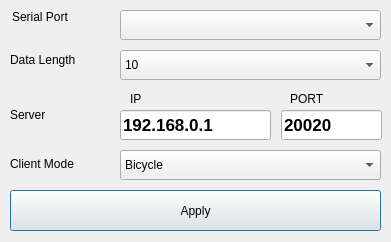
<?xml version="1.0" encoding="UTF-8"?>
<ui version="4.0">
 <class>settingdialog</class>
 <widget class="QDialog" name="settingdialog">
  <property name="geometry">
   <rect>
    <x>0</x>
    <y>0</y>
    <width>391</width>
    <height>242</height>
   </rect>
  </property>
  <property name="minimumSize">
   <size>
    <width>391</width>
    <height>242</height>
   </size>
  </property>
  <property name="maximumSize">
   <size>
    <width>391</width>
    <height>242</height>
   </size>
  </property>
  <property name="windowTitle">
   <string>Dialog</string>
  </property>
  <property name="layoutDirection">
   <enum>Qt::LeftToRight</enum>
  </property>
  <widget class="QLabel" name="label_2">
   <property name="geometry">
    <rect>
     <x>10</x>
     <y>50</y>
     <width>101</width>
     <height>20</height>
    </rect>
   </property>
   <property name="text">
    <string>Data Length</string>
   </property>
  </widget>
  <widget class="QLabel" name="label">
   <property name="geometry">
    <rect>
     <x>12</x>
     <y>7</y>
     <width>101</width>
     <height>20</height>
    </rect>
   </property>
   <property name="text">
    <string>Serial Port</string>
   </property>
  </widget>
  <widget class="QComboBox" name="cbDataLength">
   <property name="geometry">
    <rect>
     <x>120</x>
     <y>50</y>
     <width>261</width>
     <height>30</height>
    </rect>
   </property>
   <property name="toolTipDuration">
    <number>-2</number>
   </property>
   <property name="layoutDirection">
    <enum>Qt::LeftToRight</enum>
   </property>
   <property name="currentIndex">
    <number>4</number>
   </property>
   <item>
    <property name="text">
     <string>6</string>
    </property>
   </item>
   <item>
    <property name="text">
     <string>7</string>
    </property>
   </item>
   <item>
    <property name="text">
     <string>8</string>
    </property>
   </item>
   <item>
    <property name="text">
     <string>9</string>
    </property>
   </item>
   <item>
    <property name="text">
     <string>10</string>
    </property>
   </item>
   <item>
    <property name="text">
     <string>11</string>
    </property>
   </item>
   <item>
    <property name="text">
     <string>12</string>
    </property>
   </item>
  </widget>
  <widget class="QComboBox" name="cbPorts">
   <property name="geometry">
    <rect>
     <x>120</x>
     <y>10</y>
     <width>261</width>
     <height>30</height>
    </rect>
   </property>
   <property name="layoutDirection">
    <enum>Qt::LeftToRight</enum>
   </property>
  </widget>
  <widget class="QLabel" name="label_5">
   <property name="geometry">
    <rect>
     <x>290</x>
     <y>90</y>
     <width>67</width>
     <height>17</height>
    </rect>
   </property>
   <property name="text">
    <string>PORT</string>
   </property>
  </widget>
  <widget class="QLabel" name="label_4">
   <property name="geometry">
    <rect>
     <x>130</x>
     <y>90</y>
     <width>67</width>
     <height>17</height>
    </rect>
   </property>
   <property name="text">
    <string>IP</string>
   </property>
  </widget>
  <widget class="QLineEdit" name="tbServerPort">
   <property name="geometry">
    <rect>
     <x>281</x>
     <y>110</y>
     <width>101</width>
     <height>30</height>
    </rect>
   </property>
   <property name="font">
    <font>
     <pointsize>13</pointsize>
     <weight>75</weight>
     <bold>true</bold>
    </font>
   </property>
   <property name="text">
    <string>20020</string>
   </property>
  </widget>
  <widget class="QLineEdit" name="tbServerIP">
   <property name="geometry">
    <rect>
     <x>120</x>
     <y>110</y>
     <width>151</width>
     <height>30</height>
    </rect>
   </property>
   <property name="font">
    <font>
     <pointsize>13</pointsize>
     <weight>75</weight>
     <bold>true</bold>
    </font>
   </property>
   <property name="text">
    <string>192.168.0.1</string>
   </property>
  </widget>
  <widget class="QLabel" name="label_3">
   <property name="geometry">
    <rect>
     <x>10</x>
     <y>104</y>
     <width>101</width>
     <height>21</height>
    </rect>
   </property>
   <property name="text">
    <string>Server</string>
   </property>
  </widget>
  <widget class="QLabel" name="label_6">
   <property name="geometry">
    <rect>
     <x>10</x>
     <y>154</y>
     <width>101</width>
     <height>20</height>
    </rect>
   </property>
   <property name="text">
    <string>Client Mode</string>
   </property>
  </widget>
  <widget class="QComboBox" name="cbMode">
   <property name="geometry">
    <rect>
     <x>120</x>
     <y>150</y>
     <width>261</width>
     <height>30</height>
    </rect>
   </property>
   <property name="toolTipDuration">
    <number>-2</number>
   </property>
   <property name="layoutDirection">
    <enum>Qt::LeftToRight</enum>
   </property>
   <property name="currentIndex">
    <number>0</number>
   </property>
   <item>
    <property name="text">
     <string>Bicycle</string>
    </property>
   </item>
   <item>
    <property name="text">
     <string>Treadmill</string>
    </property>
   </item>
   <item>
    <property name="text">
     <string>Weight-Lift</string>
    </property>
   </item>
  </widget>
  <widget class="QPushButton" name="btnApply">
   <property name="geometry">
    <rect>
     <x>10</x>
     <y>190</y>
     <width>371</width>
     <height>41</height>
    </rect>
   </property>
   <property name="text">
    <string>Apply</string>
   </property>
  </widget>
 </widget>
 <resources/>
 <connections/>
</ui>
